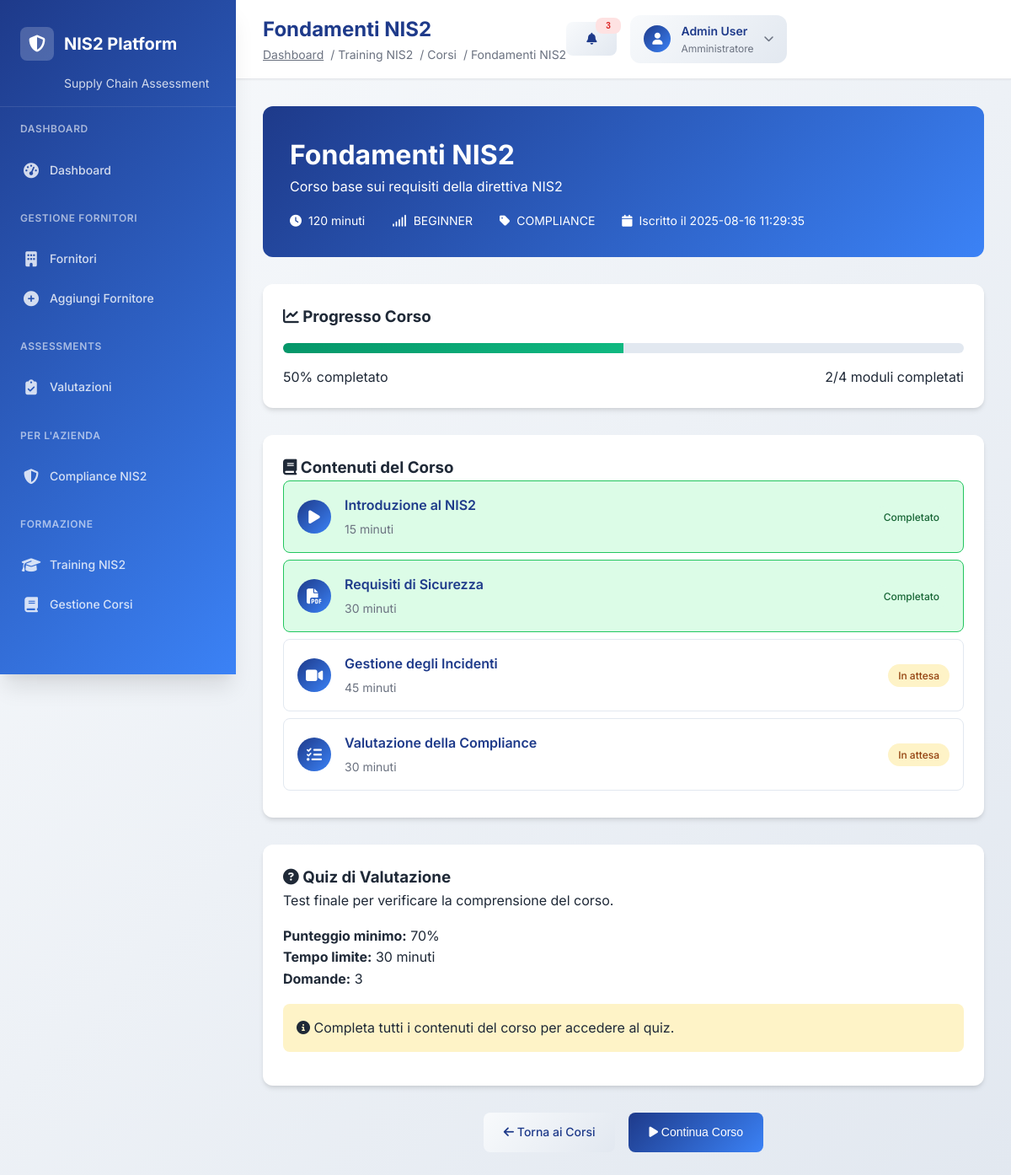
The page /training/course/2 (signed in) on the database its author committed.
### tables this page shows
CREATE TABLE training_courses (
                id INTEGER PRIMARY KEY AUTOINCREMENT,
                title TEXT NOT NULL,
                description TEXT,
                category TEXT NOT NULL,
                duration_minutes INTEGER DEFAULT 60,
                difficulty_level TEXT DEFAULT 'BEGINNER',
                nis2_requirements TEXT, -- JSON array dei requisiti NIS2 coperti
                content_url TEXT,
                is_active BOOLEAN DEFAULT 1,
                created_at TIMESTAMP DEFAULT CURRENT_TIMESTAMP
            );

CREATE TABLE training_enrollments (
                id INTEGER PRIMARY KEY AUTOINCREMENT,
                employee_id INTEGER NOT NULL,
                course_id INTEGER NOT NULL,
                enrollment_date TIMESTAMP DEFAULT CURRENT_TIMESTAMP,
                completion_date TIMESTAMP,
                status TEXT DEFAULT 'ENROLLED', -- ENROLLED, IN_PROGRESS, COMPLETED, EXPIRED
                score INTEGER, -- Punteggio finale (0-100)
                certificate_url TEXT, progress_data TEXT,
                FOREIGN KEY (employee_id) REFERENCES training_employees (id),
                FOREIGN KEY (course_id) REFERENCES training_courses (id)
            );

CREATE TABLE training_quizzes (
                id INTEGER PRIMARY KEY AUTOINCREMENT,
                course_id INTEGER NOT NULL,
                title TEXT NOT NULL,
                description TEXT,
                passing_score INTEGER DEFAULT 70,
                time_limit_minutes INTEGER DEFAULT 30,
                is_active BOOLEAN DEFAULT 1,
                created_at TIMESTAMP DEFAULT CURRENT_TIMESTAMP,
                FOREIGN KEY (course_id) REFERENCES training_courses (id)
            );

### training_api.py (the view)
@training_router.get("/course/{enrollment_id}")
async def course_view_page(request: Request, enrollment_id: int):
    user = await get_current_user(request)
    employee = None
    if not user:
        employee = await get_current_employee(request)
        if not employee:
            return RedirectResponse(url="/company-login")
    try:
        conn = sqlite3.connect('nis2_supply_chain.db')
        cursor = conn.cursor()
        company_id = None
        if user:
            company_id = user.get("company_id", 1)
        elif employee:
            company_id = employee.get("company_id", 1)
        cursor.execute("""
            SELECT e.id, e.enrollment_date, e.completion_date, e.status, e.score,
                   c.id as course_id, c.title, c.description, c.category, c.duration_minutes, c.difficulty_level,
                   te.id as employee_id, te.name as employee_name
            FROM training_enrollments e
            JOIN training_courses c ON e.course_id = c.id
            JOIN training_employees te ON e.employee_id = te.id
            WHERE e.id = ? AND te.company_id = ?
        """, (enrollment_id, company_id))
        row = cursor.fetchone()
        if not row:
            raise HTTPException(status_code=404, detail="Iscrizione non trovata")
        enrollment = {
            'enrollment_id': row[0],
            'enrollment_date': row[1],
            'completion_date': row[2],
            'status': row[3],
            'score': row[4]
        }
        course = {
            'id': row[5],
            'title': row[6],
            'description': row[7],
            'category': row[8],
            'duration_minutes': row[9],
            'difficulty_level': row[10]
        }
        quiz = training.get_course_quiz(course['id'])
        progress = 50  # Percentuale di completamento
        completed_modules = 2
        total_modules = 4
        conn.close()
        current_user = user if user else employee
        return templates.TemplateResponse("training_course_view.html", {
            "request": request,
            "user": current_user,
            "enrollment": enrollment,
            "course": course,
            "quiz": quiz,
            "progress": progress,
            "completed_modules": completed_modules,
            "total_modules": total_modules
        })
    except Exception as e:
        current_user = user if user else employee
        return templates.TemplateResponse("training_course_view.html", {
            "request": request,
            "user": current_user,
            "enrollment": None,
            "course": None,
            "quiz": None,
            "progress": 0,
            "completed_modules": 0,
            "total_modules": 0,
            "error": str(e)
        })

### templates/training_course_view.html (shortened to what this page needs)
{% extends "professional_base.html" %}
{% block page_title %}{{ course.title }}{% endblock %}
{% block breadcrumb %}
<span class="text-secondary">/ Training NIS2</span>
<span class="text-secondary">/ Corsi</span>
<span class="text-secondary">/ {{ course.title }}</span>
{% endblock %}
{% block content %}
<div class="course-header">
    <h1>{{ course.title }}</h1>
    <p>{{ course.description }}</p>
    <div class="course-meta">
        <div class="meta-item">
            <i class="fas fa-clock"></i>
            <span>{{ course.duration_minutes }} minuti</span>
        </div>
        <div class="meta-item">
            <i class="fas fa-signal"></i>
            <span>{{ course.difficulty_level }}</span>
        </div>
        <div class="meta-item">
            <i class="fas fa-tag"></i>
            <span>{{ course.category }}</span>
        </div>
        <div class="meta-item">
            <i class="fas fa-calendar"></i>
            <span>Iscritto il {{ enrollment.enrollment_date }}</span>
        </div>
    </div>
</div>
<div class="progress-section">
    <h3><i class="fas fa-chart-line"></i> Progresso Corso</h3>
    <div class="progress-bar">
        <div class="progress-fill" style="width: {{ progress }}%"></div>
    </div>
    <div style="display: flex; justify-content: space-between; align-items: center;">
        <span>{{ progress }}% completato</span>
        <span>{{ completed_modules }}/{{ total_modules }} moduli completati</span>
    </div>
</div>
<div class="content-section">
    <h3><i class="fas fa-book"></i> Contenuti del Corso</h3>
    <div class="content-item completed">
        <div class="content-icon">
            <i class="fas fa-play"></i>
        </div>
        <div class="content-info">
            <div class="content-title">Introduzione al NIS2</div>
            <div class="content-duration">15 minuti</div>
        </div>
        <span class="content-status status-completed">Completato</span>
    </div>
    <div class="content-item completed">
        <div class="content-icon">
            <i class="fas fa-file-pdf"></i>
        </div>
        <div class="content-info">
            <div class="content-title">Requisiti di Sicurezza</div>
            <div class="content-duration">30 minuti</div>
        </div>
        <span class="content-status status-completed">Completato</span>
    </div>
    <div class="content-item">
        <div class="content-icon">
            <i class="fas fa-video"></i>
        </div>
        <div class="content-info">
            <div class="content-title">Gestione degli Incidenti</div>
            <div class="content-duration">45 minuti</div>
        </div>
        <span class="content-status status-pending">In attesa</span>
    </div>
    <div class="content-item">
        <div class="content-icon">
            <i class="fas fa-tasks"></i>
        </div>
        <div class="content-info">
            <div class="content-title">Valutazione della Compliance</div>
            <div class="content-duration">30 minuti</div>
        </div>
        <span class="content-status status-pending">In attesa</span>
    </div>
</div>
<div class="quiz-section">
    <h3><i class="fas fa-question-circle"></i> Quiz di Valutazione</h3>
    {% if quiz %}
    <p>Test finale per verificare la comprensione del corso.</p>
    <div style="margin: 1rem 0;">
        <strong>Punteggio minimo:</strong> {{ quiz.passing_score }}%<br>
        <strong>Tempo limite:</strong> {{ quiz.time_limit_minutes }} minuti<br>
        <strong>Domande:</strong> {{ quiz.questions|length }}
    </div>
    {% if progress == 100 %}
        {% if enrollment.score %}
        <div style="margin: 1rem 0; padding: 1rem; background: #dcfce7; border-radius: var(--border-radius);">
            <i class="fas fa-check-circle"></i>
            <strong>Quiz completato!</strong> Punteggio: {{ enrollment.score }}%
        </div>
        {% else %}
        <a href="/training/quiz/{{ enrollment.enrollment_id }}" class="btn btn-primary">
            <i class="fas fa-play"></i>
            Inizia Quiz
        </a>
        {% endif %}
    {% else %}
    <div style="margin: 1rem 0; padding: 1rem; background: #fef3c7; border-radius: var(--border-radius);">
        <i class="fas fa-info-circle"></i>
        Completa tutti i contenuti del corso per accedere al quiz.
    </div>
    {% endif %}
    {% else %}
    <p>Nessun quiz disponibile per questo corso.</p>
    {% endif %}
</div>
<div style="display: flex; gap: 1rem; justify-content: center;">
    <a href="/training/courses" class="btn btn-secondary">
        <i class="fas fa-arrow-left"></i>
        Torna ai Corsi
    </a>
    {% if progress < 100 %}
    <button class="btn btn-primary" onclick="continueCourse()">
        <i class="fas fa-play"></i>
        Continua Corso
    </button>
    {% endif %}
</div>
{% endblock %}

### static/css/professional.css (style rules this page uses)
:root { --primary-blue: #1e3a8a; --primary-blue-light: #3b82f6; --primary-blue-dark: #1e40af; --secondary-gray: #6b7280; --accent-green: #059669; --accent-red: #dc2626; --accent-orange: #ea580c; --accent-yellow: #ca8a04; --gradient-primary: linear-gradient(135deg, #1e3a8a 0%, #3b82f6 100%); --gradient-secondary: linear-gradient(135deg, #f8fafc 0%, #e2e8f0 100%); --gradient-success: linear-gradient(135deg, #059669 0%, #10b981 100%); --gradient-danger: linear-gradient(135deg, #dc2626 0%, #ef4444 100%); --shadow-sm: 0 1px 2px 0 rgba(0, 0, 0, 0.05); --shadow-md: 0 4px 6px -1px rgba(0, 0, 0, 0.1), 0 2px 4px -1px rgba(0, 0, 0, 0.06); --shadow-lg: 0 10px 15px -3px rgba(0, 0, 0, 0.1), 0 4px 6px -2px rgba(0, 0, 0, 0.05); --shadow-xl: 0 20px 25px -5px rgba(0, 0, 0, 0.1), 0 10px 10px -5px rgba(0, 0, 0, 0.04); --border-radius: 8px; --border-radius-lg: 12px; --border-radius-xl: 16px; --transition-fast: 0.15s ease-in-out; --transition-normal: 0.3s ease-in-out; --transition-slow: 0.5s ease-in-out; }
* { margin: 0; padding: 0; box-sizing: border-box; }
body { font-family: 'Inter', -apple-system, BlinkMacSystemFont, 'Segoe UI', Roboto, sans-serif; background: linear-gradient(135deg, #f8fafc 0%, #e2e8f0 100%); color: #1f2937; line-height: 1.6; min-height: 100vh; }
.btn { display: inline-flex; align-items: center; gap: 0.5rem; padding: 0.75rem 1.5rem; border-radius: var(--border-radius); font-weight: 600; font-size: 0.875rem; text-decoration: none; border: none; cursor: pointer; transition: var(--transition-fast); white-space: nowrap; }
.btn-primary { background: var(--gradient-primary); color: white; }
.btn-secondary { background: var(--gradient-secondary); color: var(--primary-blue); border: 1px solid #d1d5db; }
.text-secondary { color: var(--secondary-gray); }

### templates/training_course_view.html (style rules this page uses)
.course-header { background: var(--gradient-primary); color: white; padding: 2rem; border-radius: var(--border-radius-lg); margin-bottom: 2rem; }
.course-meta { display: flex; gap: 2rem; margin-top: 1rem; flex-wrap: wrap; }
.meta-item { display: flex; align-items: center; gap: 0.5rem; font-size: 0.875rem; }
.progress-section { background: white; padding: 1.5rem; border-radius: var(--border-radius-lg); box-shadow: var(--shadow-md); margin-bottom: 2rem; }
.progress-bar { width: 100%; height: 12px; background: #e2e8f0; border-radius: 6px; overflow: hidden; margin: 1rem 0; }
.progress-fill { height: 100%; background: var(--gradient-success); transition: width 0.3s ease; }
.content-section { background: white; padding: 1.5rem; border-radius: var(--border-radius-lg); box-shadow: var(--shadow-md); margin-bottom: 2rem; }
.content-item { display: flex; align-items: center; gap: 1rem; padding: 1rem; border: 1px solid #e2e8f0; border-radius: var(--border-radius); margin-bottom: 0.5rem; transition: var(--transition-fast); }
.content-item.completed { background: #dcfce7; border-color: #22c55e; }
.content-icon { width: 40px; height: 40px; background: var(--gradient-primary); border-radius: 50%; display: flex; align-items: center; justify-content: center; color: white; font-size: 1.125rem; }
.content-info { flex: 1; }
.content-title { font-weight: 600; color: var(--primary-blue); margin-bottom: 0.25rem; }
.content-duration { font-size: 0.875rem; color: var(--secondary-gray); }
.content-status { padding: 0.25rem 0.75rem; border-radius: 9999px; font-size: 0.75rem; font-weight: 500; }
.status-pending { background: #fef3c7; color: #92400e; }
.status-completed { background: #dcfce7; color: #166534; }
.quiz-section { background: white; padding: 1.5rem; border-radius: var(--border-radius-lg); box-shadow: var(--shadow-md); margin-bottom: 2rem; }
.btn { padding: 0.75rem 1.5rem; border: none; border-radius: var(--border-radius); font-weight: 500; cursor: pointer; transition: var(--transition-fast); text-decoration: none; display: inline-block; text-align: center; font-size: 0.875rem; }
.btn-primary { background: var(--gradient-primary); color: white; }
.btn-secondary { background: var(--gradient-secondary); color: var(--primary-blue); }

### rows shown on the page
training_courses: title "Fondamenti NIS2", description "Corso base sui requisiti della direttiva NIS2", duration_minutes "120", difficulty_level "BEGINNER", category "COMPLIANCE"
training_enrollments: enrollment_date "2025-08-16 11:29:35"
training_quizzes: passing_score "70", time_limit_minutes "30"

### other values the page prints
{{ progress }} "50"
{{ completed_modules }} "2"
{{ total_modules }} "4"
{{ quiz.questions|length }} "3"
